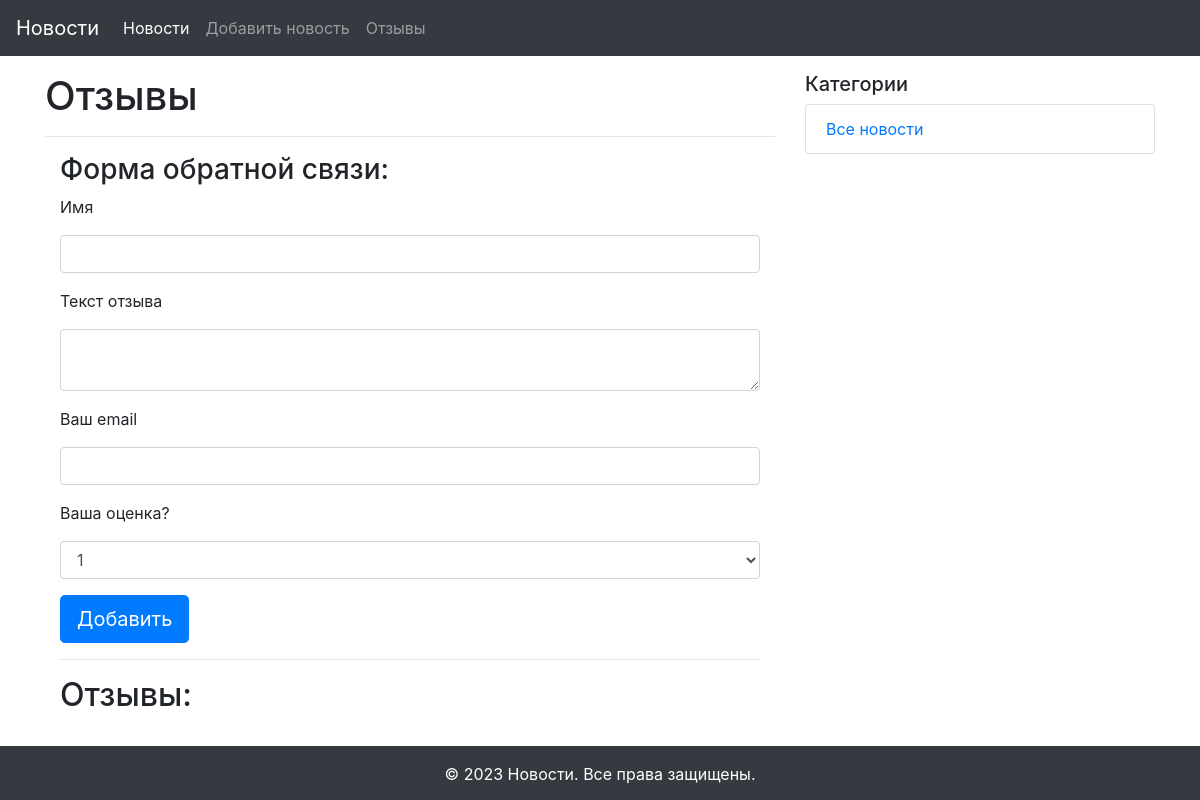
The app's page /feedback/, older data.
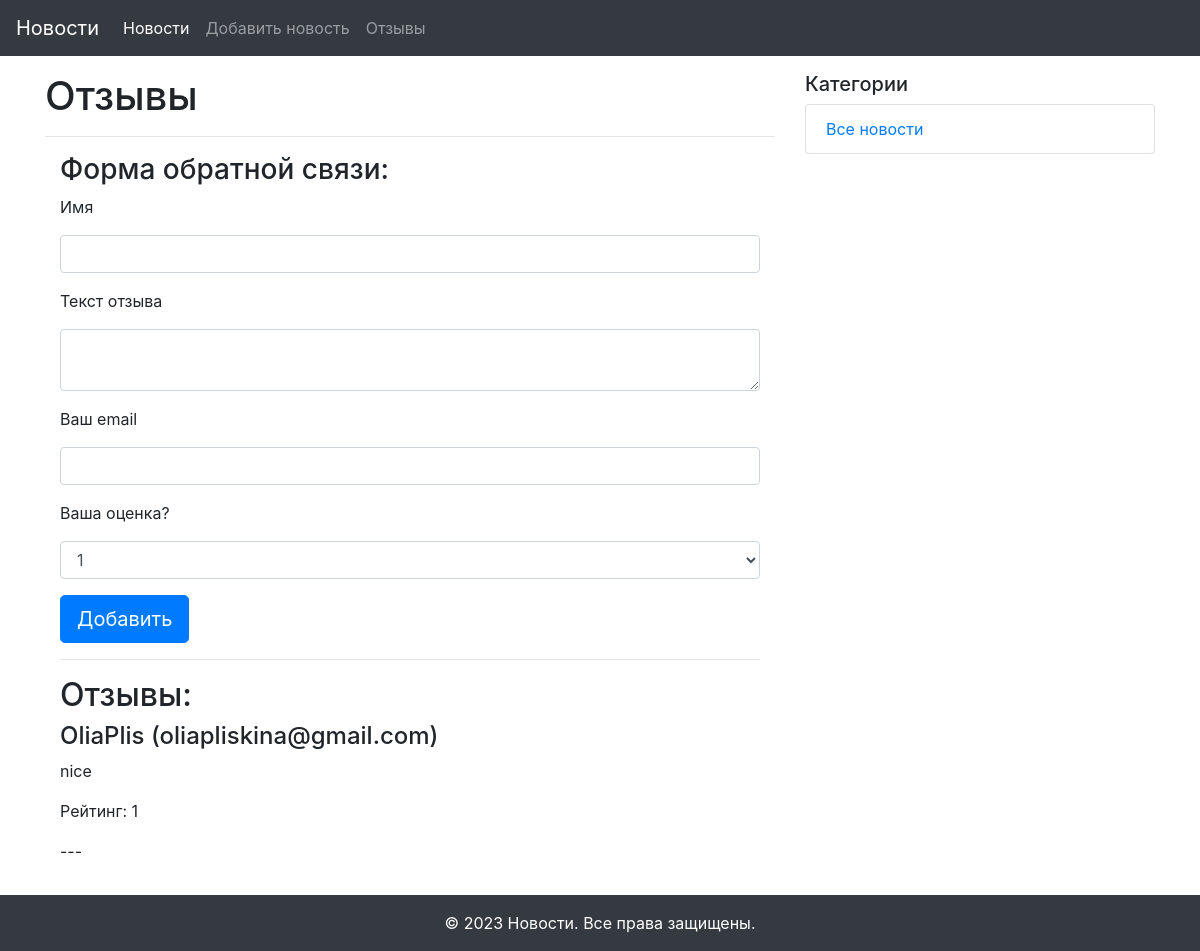
The same page, newer data.
### main.py (models this page shows, shortened)
class Feedback(db.Model):
    id = db.Column(db.Integer, primary_key=True)
    name = db.Column(db.String(255), nullable=False)
    text = db.Column(db.Text, nullable=False)
    email = db.Column(db.String(64), nullable=True)
    rating = db.Column(db.Integer, nullable=True)

### main.py (the view, shortened to what this page needs)
@app.route('/feedback/', methods=['GET', 'POST'])
def feedback():
    form = FeedbackForm()
    feedbacks = Feedback.query.all()
    return render_template('feedback.html', form=form, feedbacks=feedbacks)

### main.py
class FeedbackForm(FlaskForm):
    name = StringField('Имя', validators=[DataRequired(message="Поле не должно быть пустым")])
    text = TextAreaField('Текст отзыва', validators=[DataRequired(message="Поле не должно быть пустым")])
    email = EmailField('Ваш email', validators=[Optional()])
    rating = SelectField('Ваша оценка?', choices=[1, 2, 3, 4, 5])
    submit = SubmitField('Добавить')

### templates/feedback.html (shortened to what this page needs)
{% extends "base.html" %}
{% block content %}
<!DOCTYPE html>
<html lang="ru">
<head>
    <link rel="stylesheet" href="{{ url_for('static', filename='css/bootstrap.min.css') }}">
</head>
<body>
<h1>Отзывы</h1>
<hr>
<div class="container my-3">
    <form action="" method="POST" novalidate>
        <h3>Форма обратной связи:</h3>
        <div class="form-group">
            <label>{{ form.name.label }}</label>
            {{ form.name(class="form-control") }}
        </div>
        <div class="form-group">
            <label>{{ form.text.label }}</label>
            {{ form.text(class="form-control") }}
        </div>
        <div class="form-group">
            <label>{{ form.email.label }}</label>
            {{ form.email(class="form-control") }}
        </div>
        <div class="form-group">
            <label>{{ form.rating.label }}</label>
            {{ form.rating(class="form-control") }}
        </div>
        {{ form.submit(class="btn btn-primary btn-lg") }}
    </form>
    <hr>
    <h2>Отзывы:</h2>
    {% for feedback in feedbacks %}
    <div class="feedback">
        <h4>{{ feedback.name }} ({{ feedback.email or 'No email' }})</h4>
        <p>{{ feedback.text }}</p>
        <p>Рейтинг: {{ feedback.rating }}</p>
        <p>---</p>
    </div>
    {% endfor %}
</div>
</body>
</html>
{% endblock content %}

Row changes from the older to the newer data that the page shows:
added Feedback: name "OliaPlis", email "oliapliskina@gmail.com", text "nice", rating "1"
